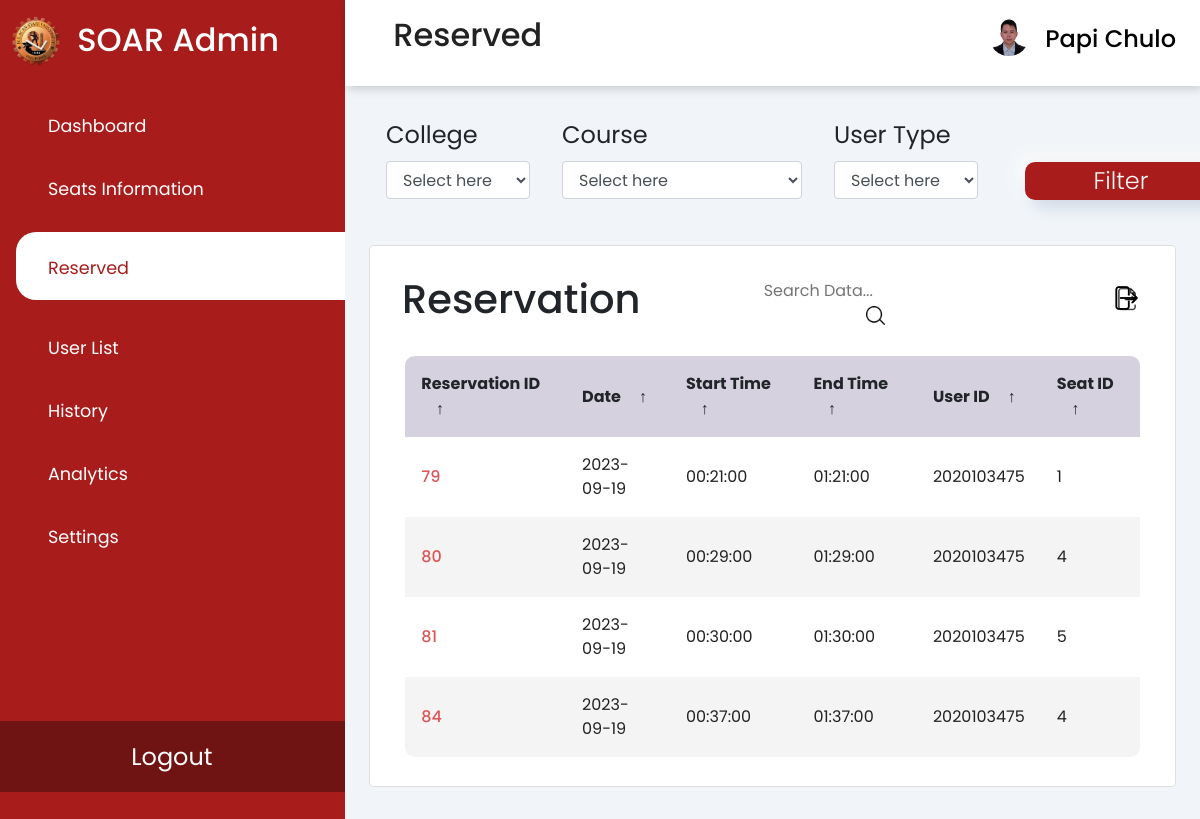
The page /reserved.php (signed in) on the database its author committed.
### tables this page shows
CREATE TABLE `reservation` (
  `reservation_id` int(11) NOT NULL,
  `date` date DEFAULT NULL,
  `start_time` time DEFAULT NULL,
  `end_time` time DEFAULT NULL,
  `user_id` int(11) DEFAULT NULL,
  `seat_id` int(11) DEFAULT NULL,
  `isDone` tinyint(4) NOT NULL
);

### reserved.php (the view, shortened to what this page needs)
<?php
require 'assets/php/connect.php';
$sql = "SELECT reservation_id, date, start_time, end_time, user_id, seat_id from reservation";
$result = $conn -> query($sql);
?>
<!DOCTYPE HTML>
<html>
<head>
    <link rel="stylesheet" href="https://cdn.jsdelivr.net/npm/bootstrap@4.6.2/dist/css/bootstrap.min.css"
>
    <link rel="stylesheet" type="text/css" href="assets/css/reserved.css" />
    <link rel="stylesheet" type="text/css" href="assets/css/user-list.css" />
    <link rel="stylesheet"
        href="https://maxst.icons8.com/vue-static/landings/line-awesome/line-awesome/1.3.0/css/line-awesome.min.css">
</head>
<body>
    <div class="sidebar">
        <div class="sidebar-brand">
            <img src="assets/img/bulsu logo.png" alt="bulsu logo" class="logo">
            <h2> <span>SOAR Admin</span></h2>
        </div>
        <div class="sidebar-menu">
            <ul>
                <li> <a href="admin.php"><span class="las la-th-large"></span>
                        <span>Dashboard</span></a>
                </li>
                <li> <a href="seats-info.php"><span class="las la-check"></span>
                        <span>Seats Information</span></a>
                </li>
                <li> <a href="reserved.php" class="active"><span class="las la-clock"></span>
                        <span>Reserved</span></a>
                </li>
                <li> <a href="user-list.php"><span class="las la-user-friends"></span>
                        <span>User List</span></a>
                </li>
                <li> <a href="history.php"><span class="las la-history"></span>
                        <span>History</span></a>
                </li>
                <li> <a href="analytics.php"><span class="las la-chart-bar"></span>
                        <span>Analytics</span></a>
                </li>
                <li> <a href="settings.php"><span class="las la-cog"></span>
                        <span>Settings</span></a>
                </li>
                <li class="logout"> <a href="toLogout.php">
                        <span>Logout</span></a>
                </li>
            </ul>
        </div>
    </div>
    <div class="main-content">
        <header>
            <h2>
                <label for="nav-toggle">
                    <span class="la la-bars"></span>
                </label>
                Reserved
            </h2>
            <div class="dropdown">
                <button class="dropdown-toggle" class="btn btn-secondary dropdown-toggle" type="button"
                    id="dropdownMenuButton" data-toggle="dropdown" aria-haspopup="true" aria-expanded="true">
                    <div class="user-wrapper">
                        <img src="assets/img/librarian.jpg" width="40px" height="40px" alt="">
                        <div>
                            <h4>
                                <?php echo $_SESSION["first_name"] . ' ' . $_SESSION["last_name"]; ?>
                            </h4>
                        </div>
                    </div>
                </button>
            </div>
        </header>
        <main>
        <div class="filter">
                <form action="brw_history.php" method="GET">
                    <div class="row">
                        <div class="college">
                            <label for="cars">College</label>
                            <select class="form-control">
                                <option style="display:none">Select here</option>
                            </select>
                        </div>
                        <div class="course">
                            <label for="cars">Course</label>
                            <select class="form-control">
                                <option style="display:none">Select here</option>
                            </select>
                        </div>
                        <div class="floor" class="form-control">
                            <label for="cars">User Type</label>
                            <select class="form-control">
                                <option style="display:none">Select here</option>
                            </select>
                        </div>
                        <div class="col-md-2">
                            <button type="submit" class="buttons">Filter</button>
                        </div>
                    </div>
                </form>
            </div>
            <div class="recent-grid">
                <div class="history">
                    <div class="card">
                        <div class="card-body">
                            <div class="table-responsive">
                                <section class="table__header">
                                    <h1>Reservation</h1>
                                    <div class="input-group">
                                        <input type="search" placeholder="Search Data...">
                                        <div class="search-icon">
                                            <img src="assets/img/search.png" alt="Search">
                                        </div>
                                    </div>
                                    <div class="export__file">
                                        <label for="export-file" class="export__file-btn" title="Export File">
                                            <img src="assets/img/export1.png" alt="Export" class="export_ic">
                                        </label>
                                    </div>
                                </section>
                                <section class="table__body">
                                    <table id="customers_table">
                                        <thead>
                                            <tr>
                                                <th> Reservation ID <span class="icon-arrow">&UpArrow;</span></th>
                                                <th> Date <span class="icon-arrow">&UpArrow;</span></th>
                                                <th> Start Time <span class="icon-arrow">&UpArrow;</span></th>
                                                <th> End Time <span class="icon-arrow">&UpArrow;</span></th>
                                                <th> User ID <span class="icon-arrow">&UpArrow;</span></th>
                                                <th> Seat ID <span class="icon-arrow">&UpArrow;</span></th>
                                            </tr>
                                        </thead>
                                        <?php
                                        if ($result->num_rows > 0) {
                                            while ($row = $result->fetch_assoc()) {
                                                ?>
                                                <tr>
                                                    <td class="studno"><?php echo $row['reservation_id']; ?></td>
                                                    <td><?php echo $row['date']; ?></td>
                                                    <td><?php echo $row['start_time']; ?></td>
                                                    <td><?php echo $row['end_time']; ?></td>
                                                    <td><?php echo $row['user_id']; ?></td>
                                                    <td><?php echo $row['seat_id']; ?></td>
                                                </tr>
                                            <?php
                                            }
                                        } else {
                                            echo "<tr><td colspan='7'>No users found.</td></tr>";
                                        }
                                        ?>
                                    </table>
                                </section>
                            </div>
                        </div>
                    </div>
                </div>
            </div>
        </main>
    </div>
</body>
</html>

### assets/css/reserved.css (style rules this page uses)
:root { --main-color: #a81c1c; --color-dark: #1d2231; --text-gray: #8390a2; }
* { padding: 0; margin: 0; box-sizing: border-box; list-style-type: none; text-decoration: none; font-family: "Poppins", sans-serif; }
.sidebar { width: 345px; position: fixed; left: 0; top: 0; height: 100%; background: var(--main-color); z-index: 100; transition: width 300ms; }
.sidebar a { text-decoration: none; }
.sidebar-brand { height: 90px; padding: 1rem 0rem 1rem 0.7rem; display: flex; color: #fff; padding-top: 1rem; }
.sidebar-brand span { display: inline-block; padding-top: 0.3rem; margin-left: 1rem; }
.sidebar-menu { margin-top: 1rem; }
.sidebar-menu li { width: 100%; margin-bottom: 1.7rem; padding-left: 1rem; }
.sidebar-menu a { padding-left: 1rem; display: block; color: #fff; font-size: 1.1rem; }
.sidebar-menu a span:first-child { font-size: 1.5rem; padding-right: 1rem; }
.sidebar-menu a.active { background: #fff; padding-top: 1rem; padding-bottom: 1rem; color: var(--main-color); border-radius: 20px 0px 0px 20px; }
.logo { width: 50px; height: 50px; }
.logout { text-align: center; position: absolute; bottom: 0; background: #701313; padding: 5%; }
.main-content { transition: margin-left 300ms; margin-left: 345px; }
header { display: flex; justify-content: space-between; padding: 1rem 1.5rem; box-shadow: 2px 2px 10px rgba(0, 0, 0, 0.2); position: fixed; left: 345px; width: calc(100% - 345px); top: 0%; z-index: 100; background-color: #fff; transition: left 300ms; }
header h2 { color: #222; }
header label span { font-size: 1.7rem; padding-right: 1rem; }
.user-wrapper { display: flex; align-items: center; }
.user-wrapper img { border-radius: 50%; margin-right: 1rem; }
.user-wrapper h4 { margin-bottom: -7px !important; }
.dropdown-toggle { background-color: transparent; border-color: #fff; border-style: solid; border-top: none; border-right: none; border-left: none; content: none; }
.dropdown-toggle::after { content: none; }
main { margin-top: 85px; padding: 2rem 1.5rem; background: #f1f5f9; min-height: calc(100vh - 90px); }
.row { display: flex; width: 100%; height: 7rem; }
.row label { font-size: 1.5rem; }
.course, .date, .college, .floor, .col-md-2 button { margin-left: 2rem; width: 15rem; }
.floor, .college { width: 9rem; }
.form-control { cursor: pointer; }
.buttons { width: 12rem; height: 2.4rem; border-radius: 10px; font-weight: 300; font-size: 1.5rem; background-color: #a81c1c; color: #f9f9f9; box-shadow: 8px 8px 16px #d1d9e6, -8px -8px 16px #f9f9f9; border: none; outline: none; margin-top: 2.8rem; }
.recent-grid { margin-top: 1.5rem; display: grid; grid-gap: 2rem; grid-template-columns: 100% auto; }
.studno { color: #dd5656; font-weight: 500; }
.card { background: #fff; border-radius: 5px; }
.card-header, .card-body { padding: 1rem; }
table { border-collapse: collapse; }
td { padding: 0.5rem 1rem; font-size: 1rem; color: #222; }
.table-responsive { width: 100%; height: 35rem; }
.recent-grid thead { position: sticky; top: 0; background: white; }

### rows shown on the page
reservation: reservation_id "79", date "2023-09-19", start_time "00:21:00", end_time "01:21:00", user "2020103475", seat "1"
reservation: reservation_id "80", date "2023-09-19", start_time "00:29:00", end_time "01:29:00", user "2020103475", seat "4"
reservation: reservation_id "81", date "2023-09-19", start_time "00:30:00", end_time "01:30:00", user "2020103475", seat "5"
reservation: reservation_id "84", date "2023-09-19", start_time "00:37:00", end_time "01:37:00", user "2020103475", seat "4"

### other values the page prints
$_SESSION["first_name"] "Papi"
$_SESSION["last_name"] "Chulo"
